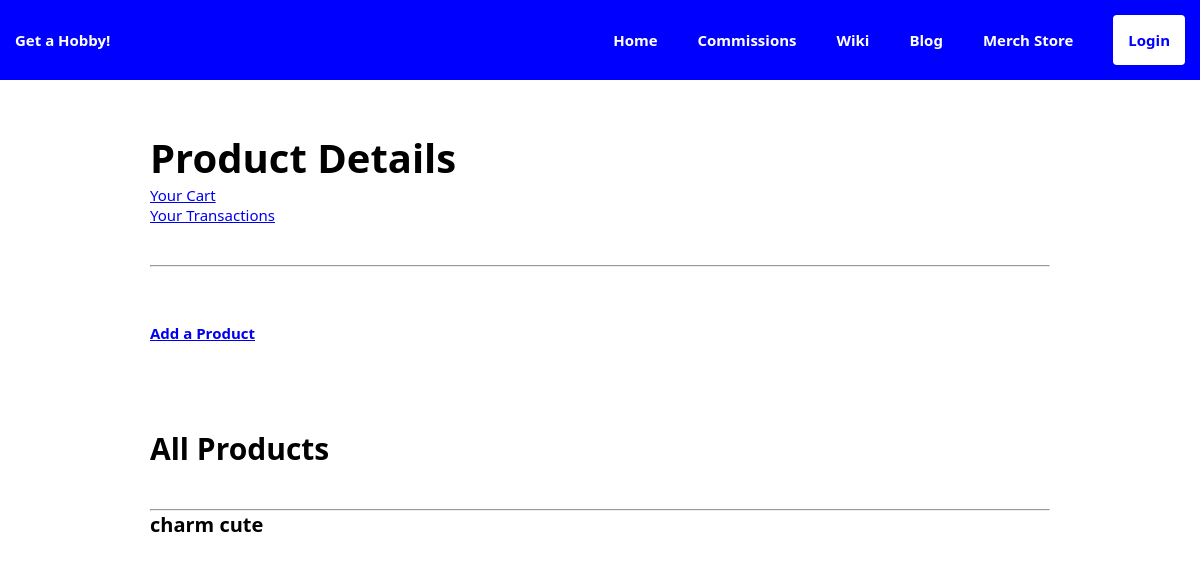
The app's page /merchstore/items/, older data.
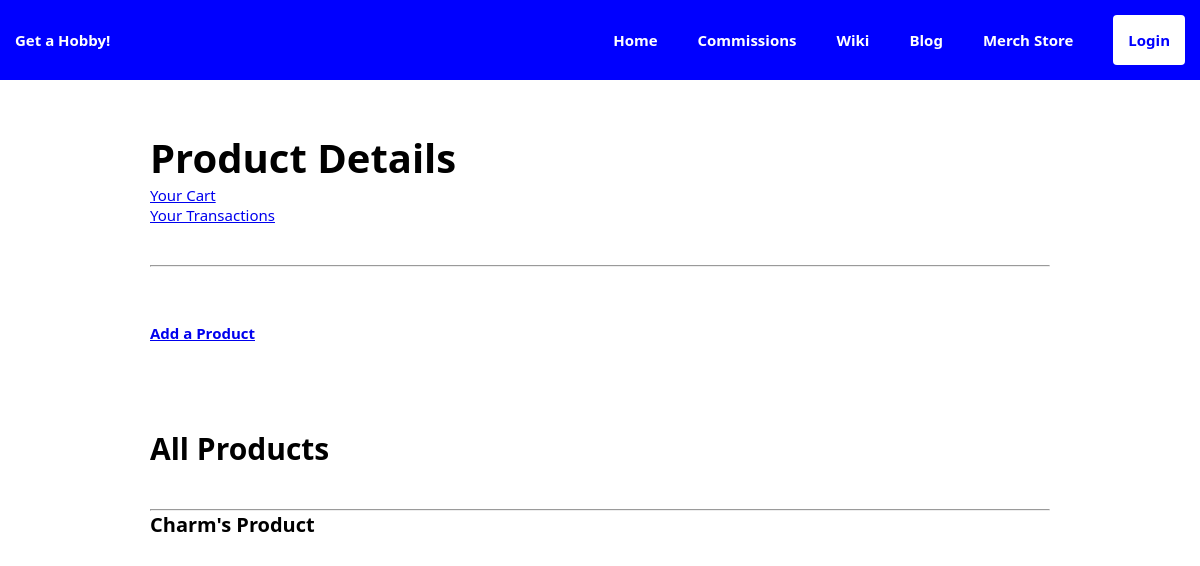
The same page, newer data.
### merchstore/models.py (models this page shows, shortened)
class Product(models.Model):
    name = models.CharField(max_length=255)
    product_type = models.ForeignKey(
        ProductType,
        on_delete=models.SET_NULL,
        null=True,
        related_name="products"
    )
    owner = models.ForeignKey(
        'user_management.Profile',
        on_delete=models.CASCADE,
        default=None
    )
    description = models.TextField()
    price = models.DecimalField(
        max_digits=10,
        decimal_places=2
    )
    stock = models.PositiveIntegerField(default=None)
    class ProductStatus(models.TextChoices):
        AVAILABLE = "Available"
        ON_SALE = "On Sale"
        OUT_OF_STOCK = "Out of Stock"
    status = models.CharField(
        max_length=12,
        choices=ProductStatus.choices,
        default=ProductStatus.AVAILABLE
    )
    class Meta:
        ordering = ["name"]
    def __str__(self):
        return self.name

### merchstore/views.py (the view)
# urls.py: path('items/', ProductListView.as_view(), name='item_list'),
class ProductListView(ListView):
    model = Product
    template_name = 'merchstore/product_list.html'

### templates/merchstore/product_list.html (shortened to what this page needs)
{% extends 'base.html' %}
{% load static %}
{% block content %}
<body>
    <div class="body">
        <h1>Product Details</h1>
        <a href="{% url 'merchstore:cart_list' %}">Your Cart</a>
        <br>
        <a href="{% url 'merchstore:transaction_list' %}">Your Transactions</a>
        <hr />
        <h2><a href="{% url 'merchstore:item_add' %}">Add a Product</a></h2>
    <br>
    <br>
    <h2>All Products</h2>
    <hr />
        {% for product_type in object_list %}
            <h3>{{ product_type }}</h3>
        {% endfor %}
    </div>
</body>
{% endblock %}

Row changes from the older to the newer data that the page shows:
changed Product: name "charm cute" → "Charm's Product"
